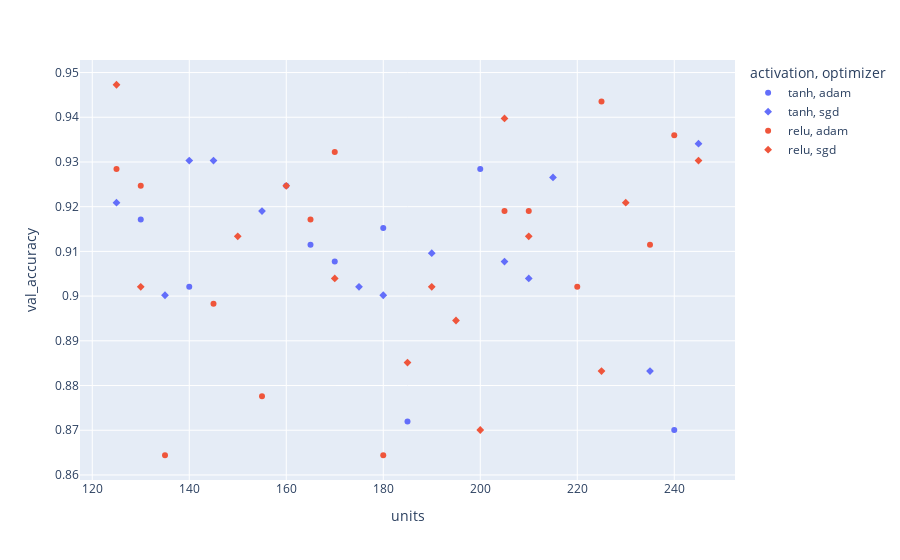

Source (notebook cell):
### Code cell
# be sure to install plotly :)
import plotly.express as px
fig = px.scatter(trials_hp, x='units', y='val_accuracy', color='activation', symbol='optimizer')
fig.show()

### Figure 1 — Plotly figure (JSON) as saved in the notebook; plotly's stock layout.template omitted (floating-point values rounded to 4 significant figures)
{"data": [{"hovertemplate": "activation=tanh<br>optimizer=adam<br>units=%{x}<br>val_accuracy=%{y}<extra></extra>", "legendgroup": "tanh, adam", "marker": {"color": "#636efa", "symbol": "circle"}, "mode": "markers", "name": "tanh, adam", "orientation": "v", "showlegend": true, "type": "scatter", "x": [185, 200, 240, 170, 160, 130, 140, 180, 165], "xaxis": "x", "y": [0.8719, 0.9284, 0.8701, 0.9077, 0.9247, 0.9171, 0.9021, 0.9153, 0.9115], "yaxis": "y"}, {"hovertemplate": "activation=tanh<br>optimizer=sgd<br>units=%{x}<br>val_accuracy=%{y}<extra></extra>", "legendgroup": "tanh, sgd", "marker": {"color": "#636efa", "symbol": "diamond"}, "mode": "markers", "name": "tanh, sgd", "orientation": "v", "showlegend": true, "type": "scatter", "x": [205, 180, 235, 155, 145, 175, 135, 210, 245, 125, 190, 140, 215], "xaxis": "x", "y": [0.9077, 0.9002, 0.8832, 0.919, 0.9303, 0.9021, 0.9002, 0.904, 0.9341, 0.9209, 0.9096, 0.9303, 0.9266], "yaxis": "y"}, {"hovertemplate": "activation=relu<br>optimizer=adam<br>units=%{x}<br>val_accuracy=%{y}<extra></extra>", "legendgroup": "relu, adam", "marker": {"color": "#EF553B", "symbol": "circle"}, "mode": "markers", "name": "relu, adam", "orientation": "v", "showlegend": true, "type": "scatter", "x": [145, 205, 210, 180, 225, 155, 135, 220, 130, 240, 165, 235, 170, 125], "xaxis": "x", "y": [0.8983, 0.919, 0.919, 0.8644, 0.9435, 0.8776, 0.8644, 0.9021, 0.9247, 0.936, 0.9171, 0.9115, 0.9322, 0.9284], "yaxis": "y"}, {"hovertemplate": "activation=relu<br>optimizer=sgd<br>units=%{x}<br>val_accuracy=%{y}<extra></extra>", "legendgroup": "relu, sgd", "marker": {"color": "#EF553B", "symbol": "diamond"}, "mode": "markers", "name": "relu, sgd", "orientation": "v", "showlegend": true, "type": "scatter", "x": [170, 210, 200, 160, 125, 185, 245, 190, 230, 225, 130, 205, 150, 195], "xaxis": "x", "y": [0.904, 0.9134, 0.8701, 0.9247, 0.9473, 0.8851, 0.9303, 0.9021, 0.9209, 0.8832, 0.9021, 0.9397, 0.9134, 0.8945], "yaxis": "y"}], "layout": {"legend": {"title": {"text": "activation, optimizer"}, "tracegroupgap": 0}, "margin": {"t": 60}, "xaxis": {"anchor": "y", "domain": [0, 1], "title": {"text": "units"}}, "yaxis": {"anchor": "x", "domain": [0, 1], "title": {"text": "val_accuracy"}}}}
